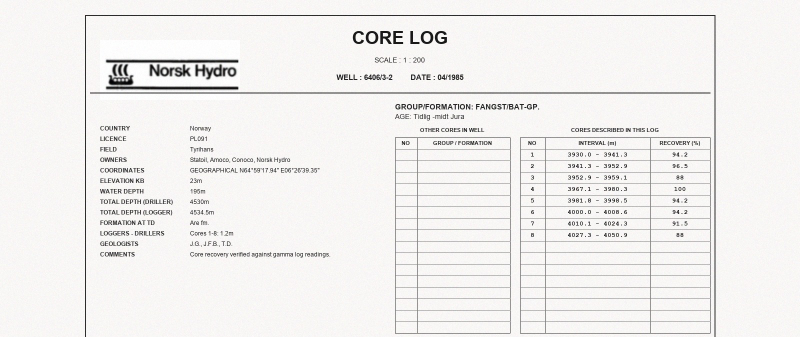
#> input picture crop_symbol_normal_01.png, 1600 x 674 px (shown at 1/2 size)
$ python -i section_cropper_interactive.py   (imports and definitions only)
#> lines starting #> are read from the running program, lines starting #| are printed output that depends on the picture; after the words box and inside, x2 and y2 are one past the last pixel; in counts of white or black regions, pixels touching at a corner belong together
#> further down, picture is the input picture: shape (674, 1600, 3); mean B, G, R 237.7, 239, 240.5
# %% [markdown]
# # 📄 Universal Core Log & Strip Log Section Cropper
# ### Interactive Python Notebook (Works in VS Code / Antigravity IDE)
#
# This script extracts ONLY the upper data section:
#   1. Top Title & Header (Operator logo, Core Log title, Well ID, Date, Scale)
#   2. Left Metadata (Country, Field, Licence, Coordinates, Depths, Geologists)
#   3. Right Core Summary Table (Cores described, intervals, recovery %, formations)
#
# Completely excludes:
#   - The "SYMBOL INDEX" banner and lithology legend boxes
#   - Downhole Graphical Log curves (Gamma Ray, sonic, resistivity)
#
# Dual-Engine Detection:
#   - Engine A (Ladder Periodicity): Detects open/frameless tables (0 vertical lines)
#     using rhythmic parallel row spacing (~18-25 px) even with faded ink or overlapping text.
#   - Engine B (Grid Box Contours): Detects standard boxed tables with vertical dividers.

# %% [markdown]
# ### 1. Imports and Environment Setup
# Run this cell first to initialize the libraries.

# %%
import os
import sys
from itertools import groupby
from operator import itemgetter
import cv2
import numpy as np
from PIL import Image
import pymupdf
from IPython.display import display

# [3 lines not run here, left out]

# %% [markdown]
# ### 2. The Universal Cutoff Detection Engine

# %%
def detect_table_cutoff(img_bgr: np.ndarray) -> int:
    """
    Finds where the core summary table ends on the page.
    Returns the Y-pixel coordinate to slice right below the table,
    excluding the SYMBOL INDEX banner and log curves below.

    Supports both:
      1. Open / Frameless tables (horizontal lines only, 0 vertical dividers)
      2. Closed Grid Tables (with vertical dividers and borders)
    """
    height, width = img_bgr.shape[:2]
#> height = 674; width = 1600

    # Convert to black-and-white
    gray = cv2.cvtColor(img_bgr, cv2.COLOR_BGR2GRAY)
    _, bw = cv2.threshold(gray, 220, 255, cv2.THRESH_BINARY_INV)
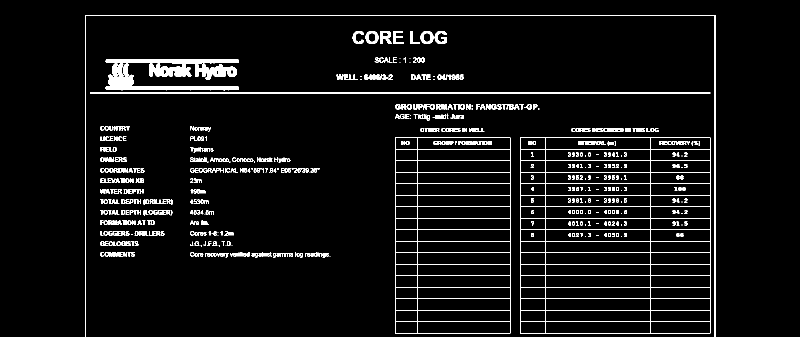
#> bw: shape (674, 1600) (shown at 1/2 size); 4.9% white; 491 white regions (82 under 20 px), largest, box (x1, y1, x2, y2) and area: (1040, 275, 1421, 667) 8354, (211, 118, 478, 181) 7254, (790, 275, 1021, 667) 5280

    # Focus search on Upper-Right Table Region
    roi_top = int(height * 0.15)
#> roi_top = 101
    roi_bottom = int(height * 0.75)
#> roi_bottom = 505
    roi_left = int(width * 0.35)
#> roi_left = 560
    roi_right = int(width * 0.95)
#> roi_right = 1520
    roi_bw = bw[roi_top:roi_bottom, roi_left:roi_right]
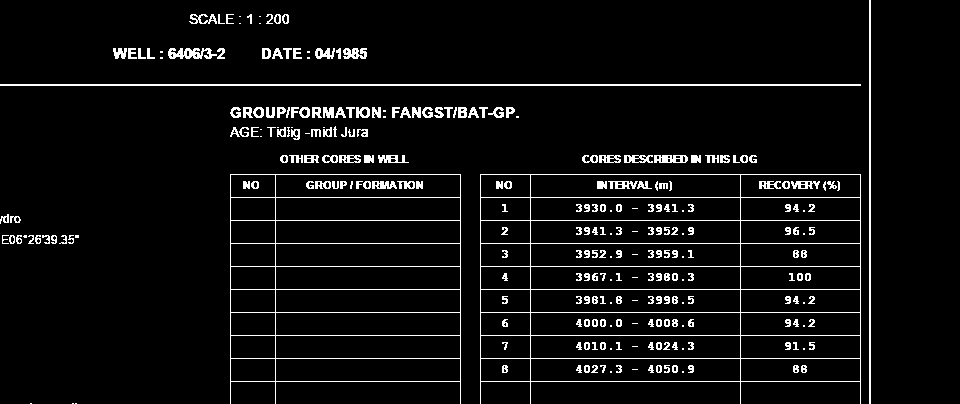
#> roi_bw: shape (404, 960); 5.5% white in thin lines or dots

    # -------------------------------------------------------------------------
    # Engine A: Ladder Periodicity Engine (Open / Frameless Tables)
    # -------------------------------------------------------------------------
    ladder_end_y = None

    # Filter out text: keep only horizontal lines >= 25 px long
    h_kernel = cv2.getStructuringElement(cv2.MORPH_RECT, (25, 1))
    h_lines = cv2.morphologyEx(roi_bw, cv2.MORPH_OPEN, h_kernel)
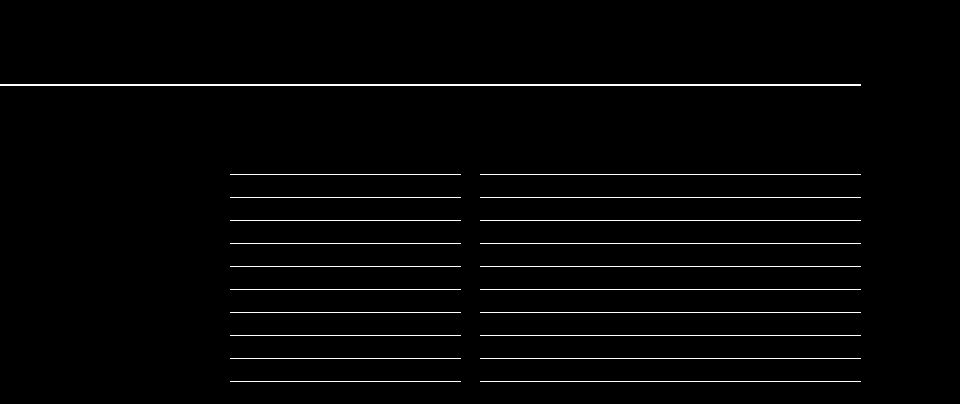
#> h_lines: shape (404, 960); 2% white in thin lines or dots, all inside (x1, y1, x2, y2) = (0, 84, 861, 382)

    # Heal small gaps or faded line segments
    heal_kernel = cv2.getStructuringElement(cv2.MORPH_RECT, (5, 1))
    h_lines = cv2.morphologyEx(h_lines, cv2.MORPH_CLOSE, heal_kernel)

    # Project horizontally (count line pixels per row)
    row_sums = np.sum(h_lines, axis=1)
#> row_sums = 404 values, max 219555 at index 84, min 0 at index 0, mean 4949.8
    peaks = np.where(row_sums > 35 * 255)[0]
#> peaks = [84, 85, 174, 197, 220, 243, 266, 289, 312, 335, 358, 381]

    # Group adjacent rows that belong to the same physical line
    line_ys = []
    for _, g in groupby(enumerate(peaks), lambda ix: ix[0] - ix[1]):
        line_ys.append(int(np.mean(list(map(itemgetter(1), g)))))
#> this loop made 11 passes
#> after the loop, line_ys = [84, 174, 197, 220, 243, 266, 289, 312, 335, 358, 381]

    # Find the rhythmic ladder pattern (stacks of parallel rows spaced ~18-25 px)
    if len(line_ys) >= 4:
        ladders = []
        curr_ladder = [line_ys[0]]
#> curr_ladder = [84]
        for i in range(1, len(line_ys)):
            diff = line_ys[i] - line_ys[i - 1]
            if 14 <= diff <= 55:  # standard row height or 1 skipped/faded line
                curr_ladder.append(line_ys[i])
            else:
                if len(curr_ladder) >= 4:
                    ladders.append(curr_ladder)
                curr_ladder = [line_ys[i]]
#> this loop made 10 passes
#> (diff, curr_ladder) on pass 1: (90, [174])
#> diff on passes 2 to 7: 23, 23, 23, 23, 23, 23
#> after the loop, ladders = []
        if len(curr_ladder) >= 4:
            ladders.append(curr_ladder)

        if ladders:
            longest = max(ladders, key=len)
#> longest = [174, 197, 220, 243, 266, 289, 312, 335, 358, 381]
            ladder_end_y = roi_top + longest[-1]
#> ladder_end_y = 482

    # -------------------------------------------------------------------------
    # Engine B: Grid Box Contour Engine (Closed / Boxed Tables)
    # -------------------------------------------------------------------------
    box_end_y = None
    v_kernel = cv2.getStructuringElement(cv2.MORPH_RECT, (1, 30))
    v_lines = cv2.morphologyEx(bw, cv2.MORPH_OPEN, v_kernel)
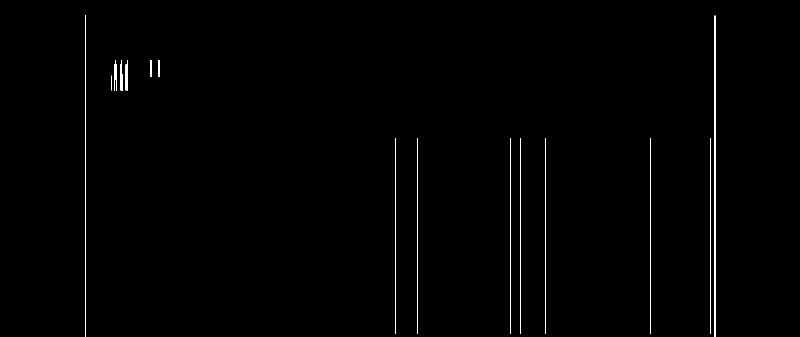
#> v_lines: shape (674, 1600) (shown at 1/2 size); 0.57% white in thin lines or dots, all inside (x1, y1, x2, y2) = (170, 31, 1431, 674)
    h_full = cv2.morphologyEx(bw, cv2.MORPH_OPEN, cv2.getStructuringElement(cv2.MORPH_RECT, (40, 1)))
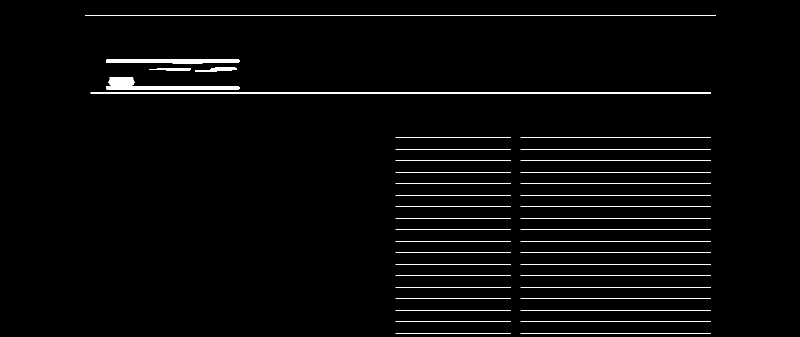
#> h_full: shape (674, 1600) (shown at 1/2 size); 2% white; 44 white regions
    table_grid = h_full + v_lines
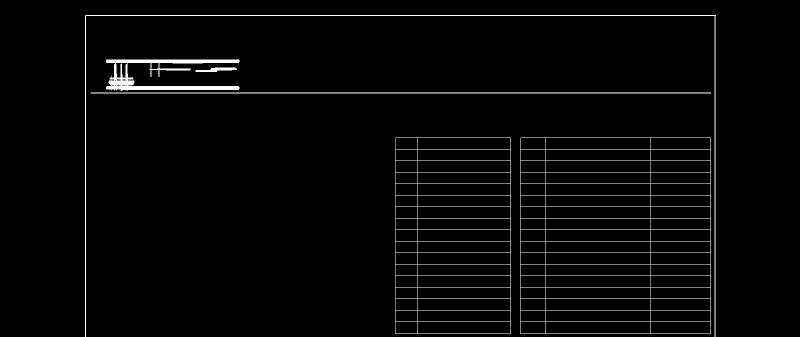
#> table_grid: shape (674, 1600) (shown at 1/2 size); min 0, max 255, mean 6.4

    contours, _ = cv2.findContours(table_grid, cv2.RETR_TREE, cv2.CHAIN_APPROX_SIMPLE)
#> contours = 105 contours, 9 with area under 20; largest, box (x1, y1, x2, y2) and area: (1040, 275, 1422, 668) 148600, (790, 275, 1022, 668) 89949, (212, 119, 479, 182) 5453, (1090, 643, 1301, 667) 4828, (1090, 620, 1301, 644) 4828
    for contour in contours:
        x, y, box_w, box_h = cv2.boundingRect(contour)

        is_on_right_half  = x > (width * 0.35)
        is_in_upper_half  = y < (height * 0.50)
        is_table_sized    = (box_w > 150) and (box_h > 100)
        is_not_outer_page = (box_w < width * 0.80) and (box_h < height * 0.80)

        if is_on_right_half and is_in_upper_half and is_table_sized and is_not_outer_page:
            bottom = y + box_h
            if box_end_y is None or bottom > box_end_y:
                box_end_y = bottom
#> this loop made 105 passes
#> (x, y, box_w, box_h, is_in_upper_half, is_table_sized, bottom, box_end_y) on pass 1: (1040, 275, 382, 393, True, True, 668, 668)
#> (x, y, box_w, box_h, is_in_upper_half, is_table_sized, bottom) on pass 53: (790, 275, 232, 393, True, True, 668)
#> after the loop, box_end_y = 668

    # -------------------------------------------------------------------------
    # Combine Cutoff Signals (+ 8 px margin)
    # -------------------------------------------------------------------------
    detected_cuts = [y for y in [ladder_end_y, box_end_y] if y is not None]
#> detected_cuts = [482, 668]
    if detected_cuts:
        return max(detected_cuts) + 8

    return int(height * 0.50)


# [44 lines left out: function crop_core_section, not called in this run]

# [1 line not run here, left out]

# %% [markdown]
# ### 3. Visual Inspector Tool

# %%
# [29 lines left out: function inspect_cut, not called in this run]

# [1 line not run here, left out]

# %% [markdown]
# ### 4. Test Case 1: Uploaded Open Table Document (`synth_open_table_full.pdf`)
# Open table with 0 vertical dividers, 14 rows, full header, left metadata, and SYMBOL INDEX below.

# %%
open_table_pdf = "ergon-data-study/generated_test_documents/01_normal_straight/synth_open_table_full.pdf"
if not os.path.exists(open_table_pdf):
    open_table_pdf = "generated_test_documents/01_normal_straight/synth_open_table_full.pdf"

# [4 lines not run here, left out]

# %% [markdown]
# ### 5. Test Case 2: Deep 25-Row Table (`synth_normal_11.pdf`)
# Long 25-row table extending deep down the page (1519 px height).

# %%
norm11_pdf = "ergon-data-study/generated_test_documents/01_normal_straight/synth_normal_11.pdf"
if not os.path.exists(norm11_pdf):
    norm11_pdf = "generated_test_documents/01_normal_straight/synth_normal_11.pdf"

# [4 lines not run here, left out]

# %% [markdown]
# ### 6. Test Case 3: Standard Boxed Table (`synth_normal_01.pdf`)

# %%
norm01_pdf = "ergon-data-study/generated_test_documents/01_normal_straight/synth_normal_01.pdf"
if not os.path.exists(norm01_pdf):
    norm01_pdf = "generated_test_documents/01_normal_straight/synth_normal_01.pdf"

# [4 lines not run here, left out]

# %% [markdown]
# ### 7. Batch Process All PDFs in `01_normal_straight`
# Runs the cropper across all test documents and saves crops to `crops_01_normal_straight/`.

# %%
import glob

folder = "ergon-data-study/generated_test_documents/01_normal_straight"
if not os.path.exists(folder):
    folder = "generated_test_documents/01_normal_straight"

output_dir = "ergon-data-study/crops_01_normal_straight"
# [1 line not run here, left out]
all_pdfs = sorted(glob.glob(os.path.join(folder, "*.pdf")))

# [7 lines not run here, left out]

>>> import cv2
>>> picture = cv2.imread('crop_symbol_normal_01.png')
>>> result = detect_table_cutoff(picture)
#> result = 676

$ run again, on crop_symbol_normal_11.png
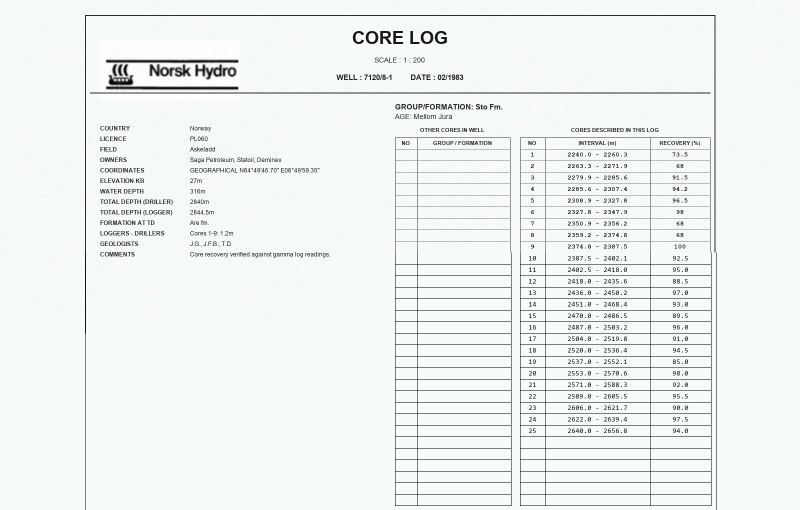
#> input picture crop_symbol_normal_11.png, 1600 x 1019 px (shown at 1/2 size)
#> picture is the input picture: shape (1019, 1600, 3); mean B, G, R 241.1, 242.7, 238.7
#> in detect_table_cutoff, `_, bw = cv2.threshold(gray, 220, 255, cv2.THRESH_BINARY_INV)`:
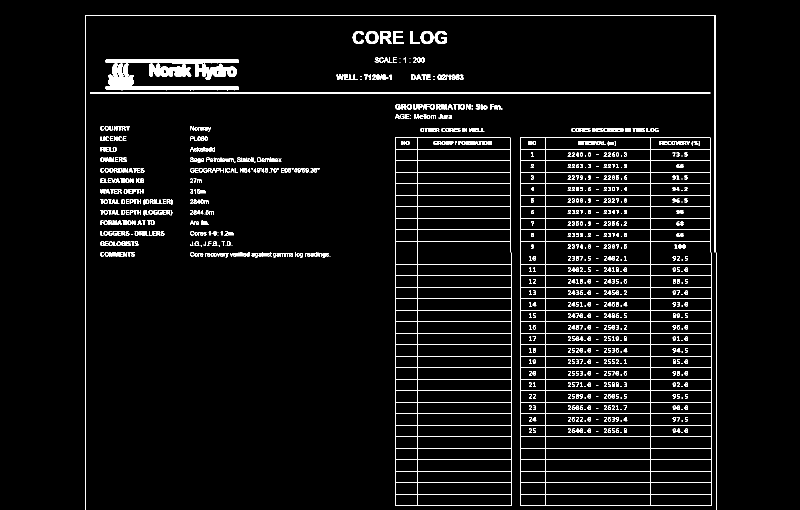
#> bw: shape (1019, 1600) (shown at 1/2 size); 4.5% white in thin lines or dots, all inside (x1, y1, x2, y2) = (170, 30, 1433, 1019)
#> roi_bw: shape (612, 960); 6% white in thin lines or dots
#> h_lines: shape (612, 960); 2.5% white in thin lines or dots, all inside (x1, y1, x2, y2) = (0, 33, 863, 607)
#> row_sums = 612 values, max 219555 at index 33, min 0 at index 0, mean 6090.8
#> peaks = 23 values from 33 to 606
#> the loop in detect_table_cutoff, `for _, g in groupby(enumerate(peaks), lambda ix: ix[0] - ix[1]):` made 22 passes
#> after the loop in detect_table_cutoff, `for _, g in groupby(enumerate(peaks), lambda ix: ix[0] - ix[1]):`: line_ys = [33, 123, 146, 169, 192, 215, 238, 261, 284, 307, 330, 376, 399, 422, 445, 468, 491, 514, 537, 560, 583, 606]
#> in detect_table_cutoff, `curr_ladder = [line_ys[0]]`: curr_ladder = [33]
#> the loop in detect_table_cutoff, `for i in range(1, len(line_ys)):` made 21 passes
#> (diff, curr_ladder) on pass 1: (90, [123])
#> after the loop in detect_table_cutoff, `for i in range(1, len(line_ys)):`: ladders = []
#> longest = [123, 146, 169, 192, 215, 238, 261, 284, 307, 330, 376, 399, 422, 445, 468, 491, 514, 537, 560, 583, 606]
#> ladder_end_y = 758
#> v_lines: shape (1019, 1600); 0.56% white in thin lines or dots, all inside (x1, y1, x2, y2) = (170, 31, 1433, 1019)
#> h_full: shape (1019, 1600); 1.9% white in thin lines or dots, all inside (x1, y1, x2, y2) = (171, 30, 1432, 1012)
#> in detect_table_cutoff, `table_grid = h_full + v_lines`:
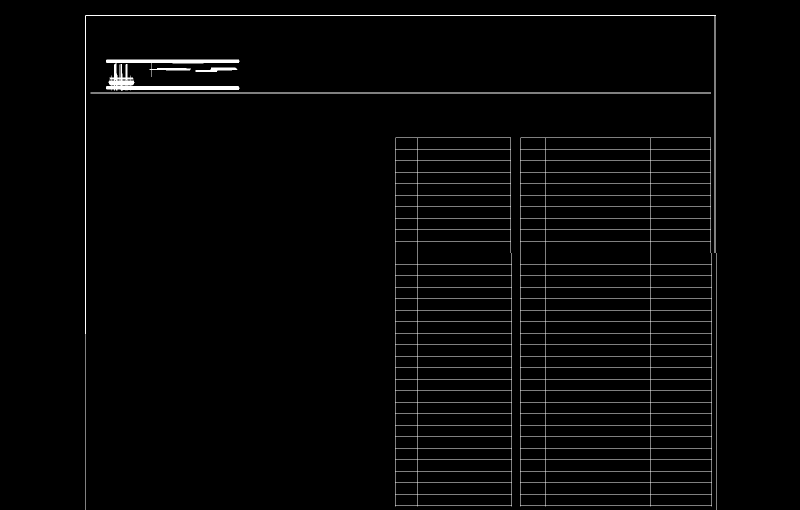
#> table_grid: shape (1019, 1600) (shown at 1/2 size); min 0, max 255, mean 6.1
#> contours = 173 contours, 14 with area under 20; largest, box (x1, y1, x2, y2) and area: (1040, 275, 1424, 1013) 275184, (790, 275, 1024, 1013) 161771, (1090, 482, 1302, 529) 9680, (1090, 988, 1302, 1012) 4851, (1090, 965, 1302, 989) 4851
#> the loop in detect_table_cutoff, `for contour in contours:` made 173 passes
#> (x, y, box_w, box_h, is_in_upper_half, is_table_sized, bottom, box_end_y) on pass 2: (1040, 275, 384, 738, True, True, 1013, 1013)
#> after the loop in detect_table_cutoff, `for contour in contours:`: box_end_y = 1013
#> detected_cuts = [758, 1013]
#> result = 1021

$ run again, on crop_symbol_open_table.png
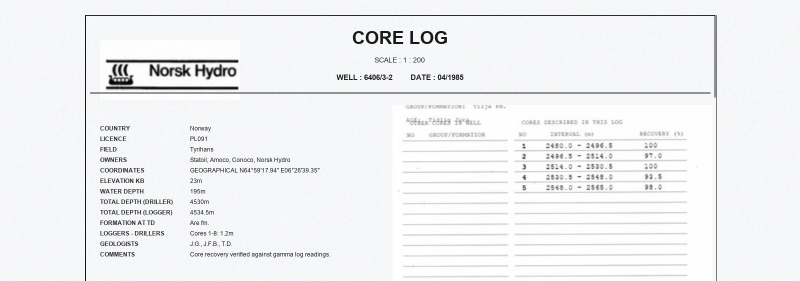
#> input picture crop_symbol_open_table.png, 1600 x 561 px (shown at 1/2 size)
#> picture is the input picture: shape (561, 1600, 3); mean B, G, R 242.2, 241.1, 240.1
#> in detect_table_cutoff, `_, bw = cv2.threshold(gray, 220, 255, cv2.THRESH_BINARY_INV)`:
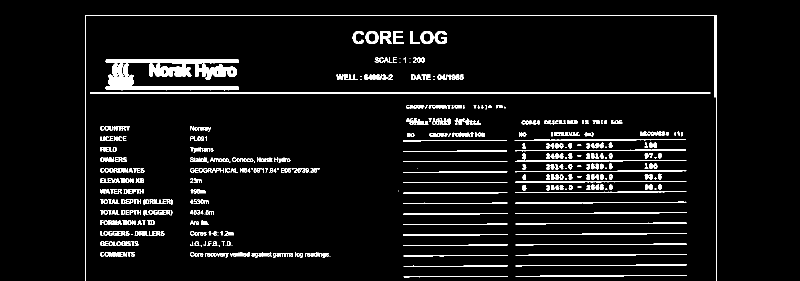
#> bw: shape (561, 1600) (shown at 1/2 size); 5.9% white; 437 white regions (62 under 20 px), largest, box (x1, y1, x2, y2) and area: (211, 118, 478, 181) 7246, (170, 30, 1431, 561) 3906, (180, 185, 1421, 187) 2482
#> roi_bw: shape (336, 960); 6.4% white in thin lines or dots
#> row_sums = 336 values, max 219555 at index 101, min 0 at index 0, mean 6482.8
#> peaks = 31 values from 101 to 323
#> the loop in detect_table_cutoff, `for _, g in groupby(enumerate(peaks), lambda ix: ix[0] - ix[1]):` made 8 passes
#> after the loop in detect_table_cutoff, `for _, g in groupby(enumerate(peaks), lambda ix: ix[0] - ix[1]):`: line_ys = [101, 196, 216, 237, 258, 279, 300, 321]
#> in detect_table_cutoff, `curr_ladder = [line_ys[0]]`: curr_ladder = [101]
#> the loop in detect_table_cutoff, `for i in range(1, len(line_ys)):` made 7 passes
#> (diff, curr_ladder) on pass 1: (95, [196])
#> after the loop in detect_table_cutoff, `for i in range(1, len(line_ys)):`: ladders = []
#> longest = [196, 216, 237, 258, 279, 300, 321]
#> ladder_end_y = 405
#> v_lines: shape (561, 1600); 0.31% white in thin lines or dots, all inside (x1, y1, x2, y2) = (170, 31, 1433, 561)
#> h_full: shape (561, 1600); 2.6% white; 36 white regions
#> in detect_table_cutoff, `table_grid = h_full + v_lines`:
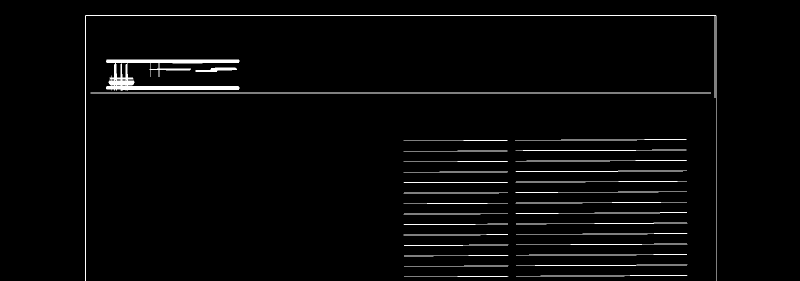
#> table_grid: shape (561, 1600) (shown at 1/2 size); min 0, max 255, mean 7.4
#> contours = 45 contours, 9 with area under 20; largest, box (x1, y1, x2, y2) and area: (212, 119, 479, 182) 5452, (170, 30, 1433, 561) 1956, (181, 185, 1422, 187) 1240, (391, 135, 474, 144) 365, (1031, 341, 1374, 344) 334
#> the loop in detect_table_cutoff, `for contour in contours:` made 45 passes
#> (x, y, box_w, box_h, is_on_right_half, is_in_upper_half, is_table_sized, is_not_outer_page) on passes 1 to 8: (808, 552, 209, 2, True, False, False, True), (1032, 550, 343, 3, True, False, False, True), (808, 531, 209, 2, True, False, False, True), (1032, 529, 343, 3, True, False, False, True), (808, 510, 209, 3, True, False, False, True), (1032, 508, 342, 3, True, False, False, True), (808, 489, 209, 3, True, False, False, True), (1032, 487, 343, 3, True, False, False, True)
#> detected_cuts = [405]
#> result = 413
